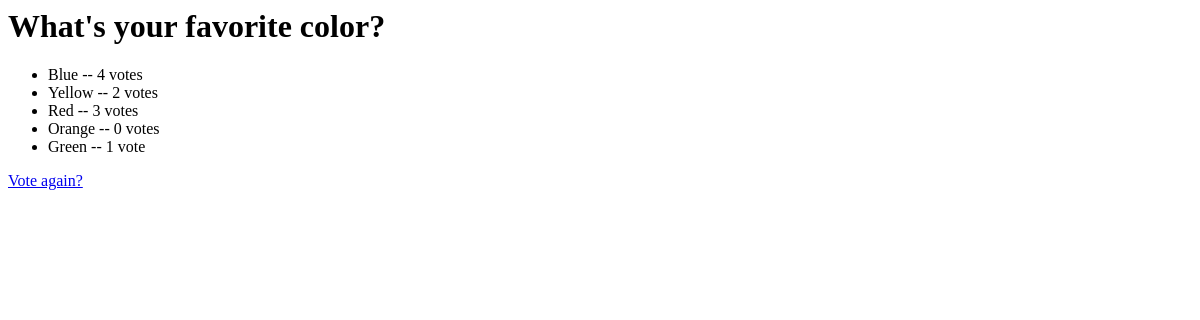
/polls/1/results/, run on an earlier commit of the app's database.
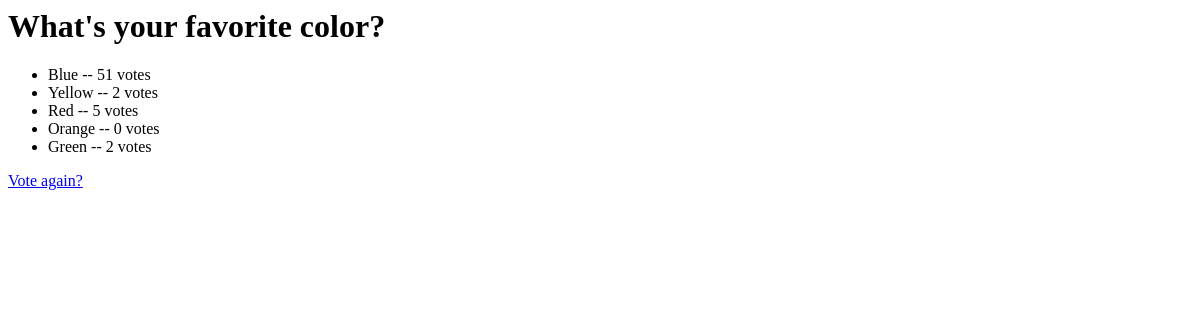
And on a later commit of the database.
### polls/models.py (models this page shows, shortened)
class Question(models.Model):
    question_text = models.CharField(max_length=200)
    pub_date = models.DateTimeField('date published')
    def was_published_recently(self):
        now = timezone.now()
        return now - datetime.timedelta(days=1) <= self.pub_date <= now
    was_published_recently.admin_order_field = 'pub_date'
    was_published_recently.boolean = True
    was_published_recently.short_description = 'Published recently?'

class Choice(models.Model):
    question = models.ForeignKey(Question, on_delete=models.CASCADE)
    choice_text = models.CharField(max_length=200)
    votes = models.IntegerField(default=0)

### polls/views.py (the view)
# urls.py: path('<int:pk>/results/', views.ResultsView.as_view(), name='results'),
class ResultsView(generic.DetailView):
    model = Question
    template_name = 'polls/results.html'

### polls/templates/polls/results.html
<html>
<head><title>results</title></head>
<body>
<h1>{{ question.question_text }}</h1>
<ul>
{% for choice in question.choice_set.all %}
    <li>{{ choice.choice_text }} -- {{ choice.votes }} vote{{ choice.votes|pluralize }}</li>
{% endfor %}
</ul>
<a href="{% url 'polls:detail' question.id %}">Vote again?</a>
</body>
</html>

What changed in the data, as far as the page shows it:
changed Choice "Blue": votes "4" → "51"
changed Choice "Red": votes "3" → "5"
changed Choice "Green": votes "1" → "2"
